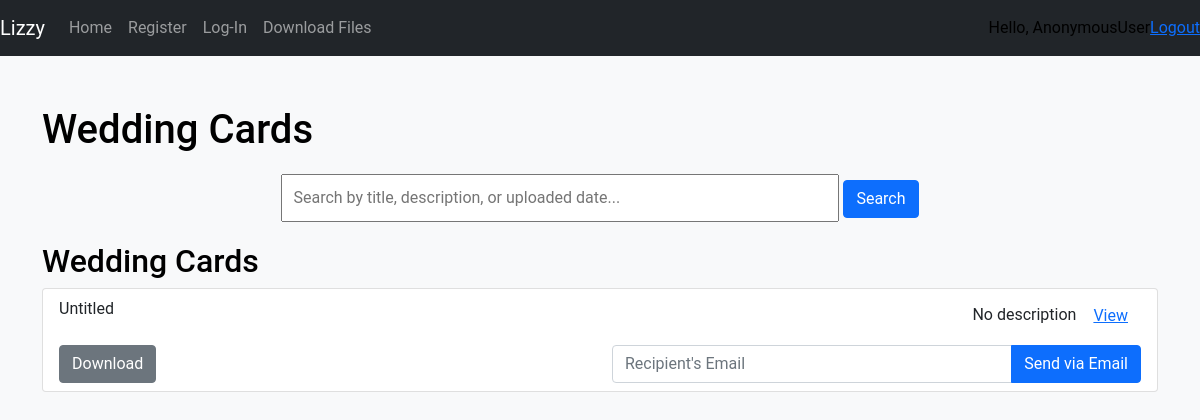
Before: /wedding_cards/ with the older database file.
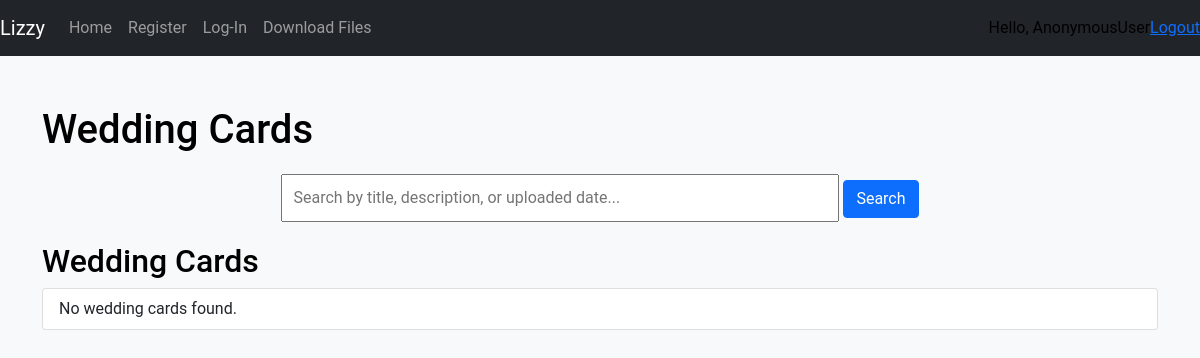
After: the same page with the newer database file.
### task/models.py (models this page shows, shortened)
class WeddingCards(models.Model):
    title = models.CharField(max_length=50, default="Untitled", null=True, blank=True)
    description = models.CharField(max_length=100, default="No description", null=True, blank=True)
    uploaded_date = models.DateField(null=True, default=timezone.now)
    email = models.ForeignKey(MyUser, on_delete=models.PROTECT)
    email_count = models.PositiveIntegerField(default=0)
    download_count = models.PositiveBigIntegerField(default=0)
    upload_card = models.FileField(upload_to="wedding_cards/")

### task/views.py (the view)
# urls.py: path('wedding_cards/', views.wedding_cards, name='wedding_cards'),
def wedding_cards(request):
    wedd_cards = WeddingCards.objects.all()
    card_filter = WeddingCardFilter(request.GET, queryset=wedd_cards)
    wedd_cards = card_filter.qs
    context = {
        'wedd_cards': wedd_cards,
        'card_filter': card_filter
    }
    return render(request, 'task/wedding/wedding_cards.html', context)

### task/templates/task/wedding/wedding_cards.html (shortened to what this page needs)
{% load static %}
<!DOCTYPE html>
<html lang="en">
<head>
  <link href="https://cdn.jsdelivr.net/npm/bootstrap@5.0.2/dist/css/bootstrap.min.css" rel="stylesheet">
  <link rel="stylesheet" href="{% static 'css/feed.css' %}">
</head>
<body>
  {% include 'task/navbar.html' %}
  <div class="container">
    <h1>Wedding Cards</h1>
    <div class="search-bar">
      <form method="GET">
        <input type="text" name="title" placeholder="Search by title, description, or uploaded date...">
        <button type="submit" class="btn btn-primary">Search</button>
      </form>
    </div>
    <h2>Wedding Cards</h2>
    <ul class="list-group mb-3" id="weddingCards">
      {% for file in wedd_cards %}
      <li class="list-group-item">
        <div class="row file-info">
          <div class="col-md-6">
            <span class="file-title">{{ file.title }}</span>
          </div>
          <div class="col-md-6 text-end">
            <span class="file-description">{{ file.description }}</span>
            <a href="{% url 'view_file' file_type='wedding' file_id=file.id %}" class="btn btn-link">View</a>
          </div>
        </div>
        <div class="row actions">
          <div class="col-md-6">
            <a href="{% url 'download_file' file_type='wedding' file_id=file.id %}" class="btn btn-secondary" download>Download</a>
          </div>
          <div class="col-md-6 text-end">
            <form method="POST" action="{% url 'send_file' file_type='wedding' file_id=file.id %}" class="d-inline">
              <div class="input-group">
                <input type="email" name="recipient_email" class="form-control" placeholder="Recipient's Email" required>
                <button type="submit" class="btn btn-primary">Send via Email</button>
              </div>
            </form>
          </div>
        </div>
      </li>
      {% empty %}
      <li class="list-group-item">No wedding cards found.</li>
      {% endfor %}
    </ul>
  </div>
</body>
</html>

Changed rows visible on the page:
removed WeddingCards: title "Untitled", description "No description"
Other visible differences:
text now shown: "No wedding cards found."
